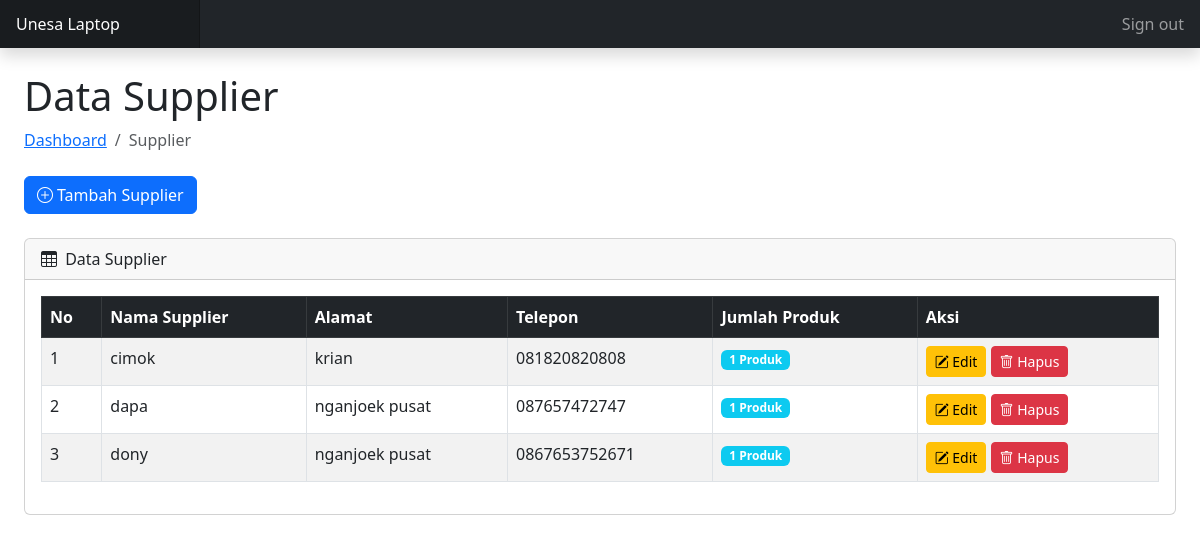
The page /toko-laptop/admin/supplier/index.php (signed in) on the database its author committed.
### tables this page shows
CREATE TABLE `tb_supplier` (
  `supplier_id` int(11) NOT NULL,
  `barang_id` int(11) DEFAULT NULL,
  `nama` varchar(255) NOT NULL,
  `alamat` varchar(255) DEFAULT NULL,
  `telepon` varchar(255) DEFAULT NULL
);

### toko-laptop/config/koneksi.php (called while the page is built, shortened)
<?php
$host = 'localhost';
$username = 'root';
$password = '';
$database = 'toko_db';
$conn = mysqli_connect($host, $username, $password, $database);
function query($query) {
    global $conn;
    $result = mysqli_query($conn, $query);
    $rows = [];
    while ($row = mysqli_fetch_assoc($result)) {
        $rows[] = $row;
    }
    return $rows;
}
?>

### toko-laptop/admin/supplier/index.php (the view, shortened to what this page needs)
<?php
require_once '../../config/koneksi.php';
$supplier = query("SELECT s.*, COUNT(b.barang_id) as jumlah_produk
                  FROM tb_supplier s
                  LEFT JOIN tb_barang b ON s.barang_id = b.barang_id
                  GROUP BY s.supplier_id
                  ORDER BY s.supplier_id DESC");
include_once '../includes/header.php';
?>
<div class="container-fluid px-4">
    <h1 class="mt-4">Data Supplier</h1>
    <ol class="breadcrumb mb-4">
        <li class="breadcrumb-item"><a href="../index.php">Dashboard</a></li>
        <li class="breadcrumb-item active">Supplier</li>
    </ol>
    <div class="mb-4">
        <a href="tambah.php" class="btn btn-primary">
            <i class="bi bi-plus-circle me-1"></i>Tambah Supplier
        </a>
    </div>
    <div class="card mb-4">
        <div class="card-header">
            <i class="bi bi-table me-1"></i>
            Data Supplier
        </div>
        <div class="card-body">
            <div class="table-responsive">
                <table id="dataTable" class="table table-striped table-hover table-bordered">
                    <thead class="table-dark">
                        <tr>
                            <th>No</th>
                            <th>Nama Supplier</th>
                            <th>Alamat</th>
                            <th>Telepon</th>
                            <th>Jumlah Produk</th>
                            <th>Aksi</th>
                        </tr>
                    </thead>
                    <tbody>
                        <?php $no = 1; foreach ($supplier as $row) : ?>
                        <tr>
                            <td><?= $no++; ?></td>
                            <td><?= htmlspecialchars($row['nama']); ?></td>
                            <td><?= htmlspecialchars($row['alamat']); ?></td>
                            <td><?= htmlspecialchars($row['telepon']); ?></td>
                            <td>
                                <span class="badge bg-info"><?= $row['jumlah_produk']; ?> Produk</span>
                            </td>
                            <td>
                                <a href="edit.php?id=<?= $row['supplier_id']; ?>" class="btn btn-sm btn-warning">
                                    <i class="bi bi-pencil-square"></i> Edit
                                </a>
                                <a href="#" onclick="confirmDelete('hapus.php?id=<?= $row['supplier_id']; ?>', '<?= $row['nama']; ?>')"
                                   class="btn btn-sm btn-danger">
                                    <i class="bi bi-trash"></i> Hapus
                                </a>
                            </td>
                        </tr>
                        <?php endforeach; ?>
                    </tbody>
                </table>
            </div>
        </div>
    </div>
</div>
<?php include_once '../includes/footer.php'; ?>

### rows shown on the page
tb_supplier: nama "cimok", alamat "krian", telepon "081820820808", jumlah_produk "1"
tb_supplier: nama "dapa", alamat "nganjoek pusat", telepon "087657472747", jumlah_produk "1"
tb_supplier: nama "dony", alamat "nganjoek pusat", telepon "0867653752671", jumlah_produk "1"
